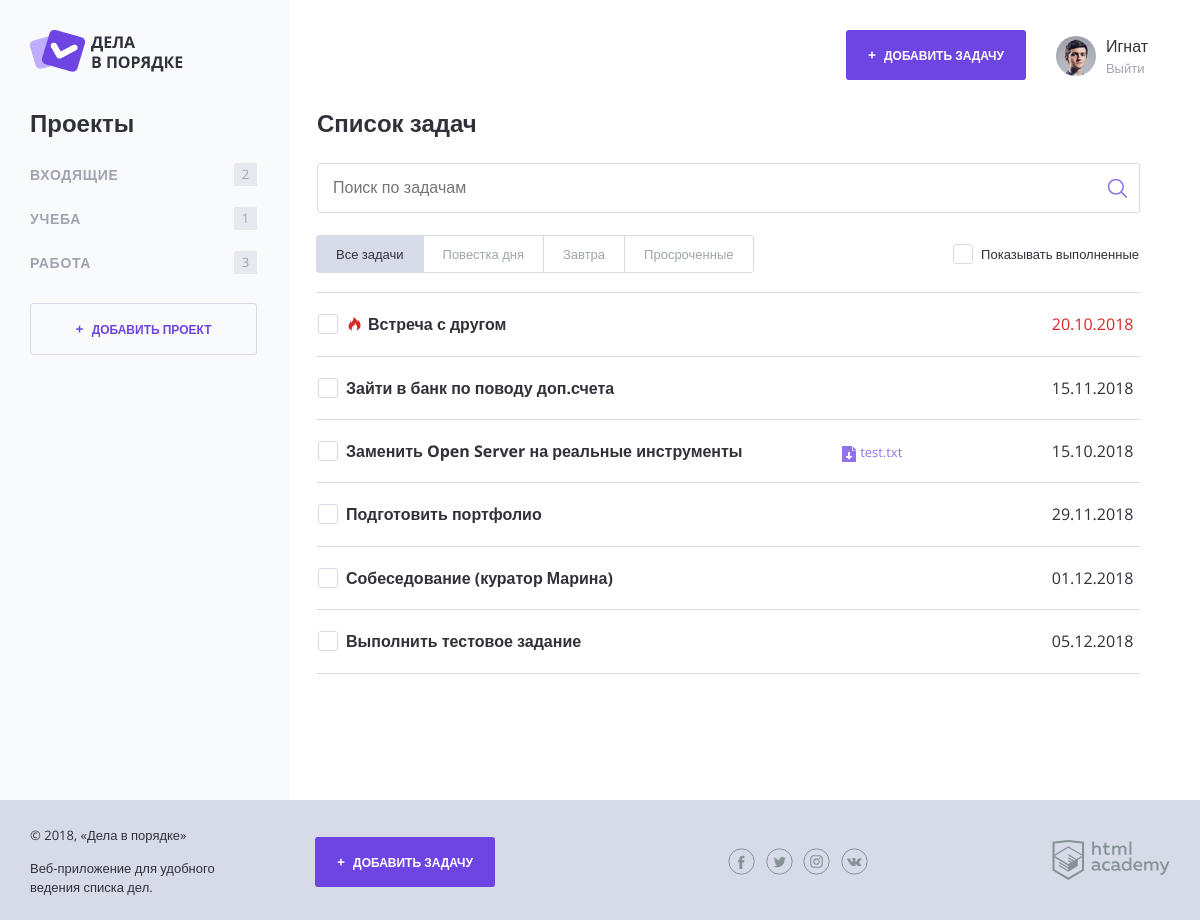
/index.php (signed in), run on the app's committed database.
### tables this page shows
CREATE TABLE categories (
  id          INT         AUTO_INCREMENT,
  name        CHAR(64)   NOT NULL,
  creator_id  INT         NOT NULL,

  PRIMARY KEY (id),
  INDEX (creator_id)
);

CREATE TABLE tasks (
  id                   INT          AUTO_INCREMENT,
  name                 CHAR(255)    NOT NULL,
  category_id          INT          DEFAULT NULL,
  creator_id           INT          NOT NULL,
  creation             DATETIME     NOT NULL DEFAULT CURRENT_TIMESTAMP,
  deadline             DATETIME     DEFAULT NULL,
  attachment_label     CHAR(255)    DEFAULT NULL,
  attachment_filename  CHAR(255)    DEFAULT NULL,
  is_complete          TINYINT(1)   NOT NULL DEFAULT 0,  

  PRIMARY KEY (id),
  FULLTEXT INDEX (name),
  INDEX (category_id),
  INDEX (creator_id),
  INDEX (deadline)
);

### utils.php (called while the page is built, shortened)
<?php
  function fillView($viewFilename, $data = []) {
    $viewPath = VIEWS_DIRECTORY_PATH.$viewFilename;
    $view = '';
    if (is_readable($viewPath)) {
      extract($data);
      require_once($viewPath);
      $view = ob_get_clean();
    }
    return $view;
  }
  function shouldHighlightTask($datetime) {
    $deadlineDate = date('d.m.Y', strtotime($datetime));
    $currentDate = date('d.m.Y', time());
    return $deadlineDate === $currentDate;
  }
  function getEuropeanDateFormat($datetime) {
    return date('d.m.Y', strtotime($datetime));
  }
  function controlStringLength($string, $lengthLimit) {
    $lengthLimit -= THREE_DOTS_LENGTH;
    return $string;
  }

### model-workers.php (called while the page is built, shortened)
<?php
  require_once('./utils.php');
  function getCategories($databaseConnection, $userID) {
    $requestString = "SELECT id, name
                      FROM categories
                      WHERE creator_id = {$userID}";
    return downloadData($databaseConnection, $requestString);
  }
  function getTasks($databaseConnection, $userID) {
    $requestString = "SELECT id,
                              name,
                              category_id,
                              deadline,
                              attachment_label,
                              attachment_filename,
                              is_complete
                      FROM tasks
                      WHERE creator_id = {$userID}";
    return downloadData($databaseConnection, $requestString);
  }
  function downloadData($databaseConnection, $requestString, $parseMethod = PARSE_DATA_ALL) {
    $receivedData = $databaseConnection->query($requestString);
    switch ($parseMethod) {
      case PARSE_DATA_ALL:
        $adaptedData = $receivedData->fetch_all(MYSQLI_ASSOC);
        break;
    }
    $adaptedData = $adaptedData ? convertArrayStringsToNumbers($adaptedData) : [];
    return $adaptedData;
  }

### templates/content-index.php (the view, shortened to what this page needs)
<main class="content__main">
  <h2 class="content__main-heading">Список задач</h2>
  <form class="search-form" action="index.php" method="get">
    <input class="search-form__input" type="text" name="search_query" placeholder="Поиск по задачам" value="">
    <input class="search-form__submit" type="submit" value="Искать">
  </form>
  <div class="tasks-controls">
    <nav class="tasks-switch">
      <?php
        $filterToTitle = [
          'all' => 'Все задачи',
          'today' => 'Повестка дня',
          'tomorrow' => 'Завтра',
          'expired' => 'Просроченные'
        ];
        foreach ($filterToTitle as $filter => $title) {
          $currentQueryParameters = [];
          $currentQueryParameters['filter'] = $filter;
      ?>
          <a class="tasks-switch__item
                    <?= $_SESSION['tasks_filter'] === $filter ? 'tasks-switch__item--active' : ''; ?>"
              href="index.php?<?= http_build_query($currentQueryParameters); ?>">
            <?= $title; ?>
          </a>
        <?php } ?>
    </nav>
    <label class="checkbox">
      <span class="checkbox__text">Показывать выполненные</span>
    </label>
  </div>
  <table class="tasks">
    <?php
      foreach ($tasks as $taskData):
        if (!$taskData['is_complete'] || $_SESSION['show_completed_tasks']):
    ?>
          <tr class="tasks__item task
                    <?= shouldHighlightTask($taskData['deadline']) ? 'task--important' : ''; ?>
                    <?= $taskData['is_complete'] ? 'task--completed' : ''; ?>">
            <td class="task__select">
              <label class="checkbox task__checkbox">
                <span class="checkbox__text"><?= strip_tags($taskData['name']); ?></span>
              </label>
            </td>
            <td class="task__file">
              <?php if (isset($taskData['attachment_label'])): ?>
                <a class="download-link" href="attachments/<?= $taskData['attachment_filename']; ?>">
                  <?= controlStringLength($taskData['attachment_label'], 22); ?>
                </a>
              <?php endif; ?>
            </td>
            <td class="task__date"><?= getEuropeanDateFormat($taskData['deadline']); ?></td>
          </tr>
    <?php
        endif;
      endforeach;
    ?>
  </table>
</main>

### templates/sidebar-categories.php
<section class="content__side">
  <h2 class="content__side-heading">Проекты</h2>
  <nav class="main-navigation">
    <ul class="main-navigation__list">
      <?php foreach ($categories as $categoryData): ?>
        <li class="main-navigation__list-item">
          <a class="main-navigation__list-item-link" href="index.php?category_id=<?= $categoryData['id']; ?>">
            <?= strip_tags($categoryData['name']); ?>
          </a>
          <span class="main-navigation__list-item-count">
            <?= $categoryData['active_tasks']; ?>
          </span>
        </li>
      <?php endforeach; ?>
    </ul>
  </nav>
  <a class="button button--transparent button--plus content__side-button"
      href="add-category.php">
    Добавить проект
  </a>
</section>

### css/style.css (style rules this page uses)
html, body { height: 100%; word-wrap: break-word; overflow-wrap: break-word; word-break: break-word; }
body { position: relative; min-width: 1180px; font-size: 16px; font-family: "OpenSans", sans-serif; color: #31313a; }
a { text-decoration: none; }
.button { display: inline-block; width: 180px; padding: 17px 0; font-weight: 700; font-size: 12px; text-align: center; color: #ffffff; text-transform: uppercase; text-decoration: none; background-color: #6e45e2; border: 0; border-radius: 3px; }
.button--plus::before { content: "+"; margin-right: 5px; font-size: 14px; }
.button--transparent { color: #6e45e2; border: 1px solid #d7dbe8; }
.button--transparent, .button--transparent:hover, .button--transparent:focus, .button--transparent:active { background-color: transparent; }
.content__side { width: 260px; }
.content__side-heading { margin: 0; margin-bottom: 15px; }
.content__side-button { width: 225px; }
.main-navigation { margin-bottom: 18px; }
.main-navigation__list { margin: 0 0 0 -8px; padding: 0; list-style: none; }
.main-navigation__list-item { display: flex; align-items: center; font-size: 14px; color: #9fa4af; text-transform: uppercase; }
.main-navigation__list-item-link { flex-grow: 1; padding: 14px 8px; font-weight: bold; color: inherit; text-decoration: none; letter-spacing: 0.05em; }
.main-navigation__list-item-count { display: inline-block; min-width: 19px; min-height: 19px; margin-right: 33px; padding: 2px; font-size: 13px; line-height: 18px; text-align: center; background-color: #e8e9ee; }
.content__main { flex-grow: 1; padding: 0 30px 0 27px; }
.content__main-heading { margin: 0; margin-bottom: 25px; }
.search-form { position: relative; margin-bottom: 23px; }
.search-form__input { box-sizing: border-box; width: 100%; padding: 15px; border: 1px solid #d7dbe8; border-radius: 3px; }
.search-form__submit { position: absolute; top: 11px; right: 8px; width: 30px; height: 30px; font-size: 0; background: transparent url("../img/search.png") no-repeat 50% 50%; border: 0; }
.tasks-controls { display: flex; justify-content: space-between; align-items: center; margin-bottom: 19px; font-size: 13px; }
.tasks-controls .checkbox .checkbox__text { padding-top: 3px; padding-bottom: 3px; }
.tasks-switch { display: inline-flex; flex-wrap: nowrap; font-size: 13px; }
.tasks-switch__item:first-child { border-top-left-radius: 3px; border-bottom-left-radius: 3px; }
.tasks-switch__item:last-child { border-top-right-radius: 3px; border-bottom-right-radius: 3px; }
.tasks-switch__item { position: relative; display: flex; margin: -1px 0 0 -1px; padding: 9px 19px; line-height: 1.4; color: #9fa4af; white-space: nowrap; background-color: #ffffff; border: 1px solid #d7dbe8; }
.tasks-switch__item--active { color: #31313a; background-color: #d7dbe8; border-color: #d7dbe8; }
.checkbox { position: relative; display: inline-block; vertical-align: top; border: 1px solid transparent; }
.checkbox__text { position: relative; display: block; padding: 1px 0 1px 28px; }
.checkbox__text::before { content: ""; position: absolute; top: 0; left: 0; width: 18px; height: 18px; border: 1px solid #d7dbe8; border-radius: 3px; }
.checkbox__text::after { content: ""; position: absolute; top: 5px; left: 5px; display: none; width: 10px; height: 5px; border-bottom: 1px solid #7f5be5; border-left: 1px solid #7f5be5; transform: rotate(-50deg); }
.tasks { width: 100%; border-collapse: collapse; }
.tasks__item:first-child td { border-top: 1px solid #d7dbe8; }
.tasks__item td { padding: 20px 0; border-bottom: 1px solid #d7dbe8; }
.task__checkbox .checkbox__input + .checkbox__text { font-weight: bold; }
.task--important .task__date { color: #d82727; }
.task--important .task__select .task__checkbox::before { content: ""; position: absolute; top: 3px; left: 30px; width: 13px; height: 14px; background: url("../img/fire.png") no-repeat 0 0; }
.task--important .task__select .checkbox__text { padding-left: 50px; }
.task__select { position: relative; width: 476px; }
.task__file { width: 190px; }
.task__date { width: 80px; }
.download-link { display: inline-block; position: relative; padding-left: 18px; font-size: 13px; color: #9172e9; text-decoration: none; }
.download-link::before { content: ""; position: absolute; top: 1px; left: 0; width: 14px; height: 16px; background: url("../img/download-link.png") no-repeat; }

### data on the page
categories: name "УЧЕБА", id "1"
categories: name "РАБОТА", active_tasks "3"
tasks: name "Встреча с другом", deadline "20.10.2018"
tasks: name "Зайти в банк по поводу доп.счета", deadline "15.11.2018"
tasks: name "Заменить Open Server на реальные инструменты", attachment_label "test.txt", deadline "15.10.2018"
tasks: name "Подготовить портфолио", deadline "29.11.2018"
tasks: name "Собеседование (куратор Марина)", deadline "01.12.2018"
tasks: name "Выполнить тестовое задание", deadline "05.12.2018"

### other printed values
controlStringLength($_SESSION['user']['name'], 23) "Игнат"
strip_tags($categoryData['name']) "ВХОДЯЩИЕ"
$categoryData['active_tasks'] "2"
$title "Все задачи"
$title "Повестка дня"
$title "Завтра"
$title "Просроченные"
